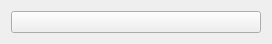
<?xml version="1.0" encoding="UTF-8"?>
<ui version="4.0">
 <class>DateBox</class>
 <widget class="QWidget" name="DateBox">
  <property name="geometry">
   <rect>
    <x>0</x>
    <y>0</y>
    <width>272</width>
    <height>38</height>
   </rect>
  </property>
  <property name="windowTitle">
   <string>Form</string>
  </property>
  <layout class="QHBoxLayout" name="horizontalLayout">
   <item>
    <widget class="QPushButton" name="datebutton">
     <property name="text">
      <string/>
     </property>
    </widget>
   </item>
  </layout>
 </widget>
 <resources/>
 <connections/>
</ui>
